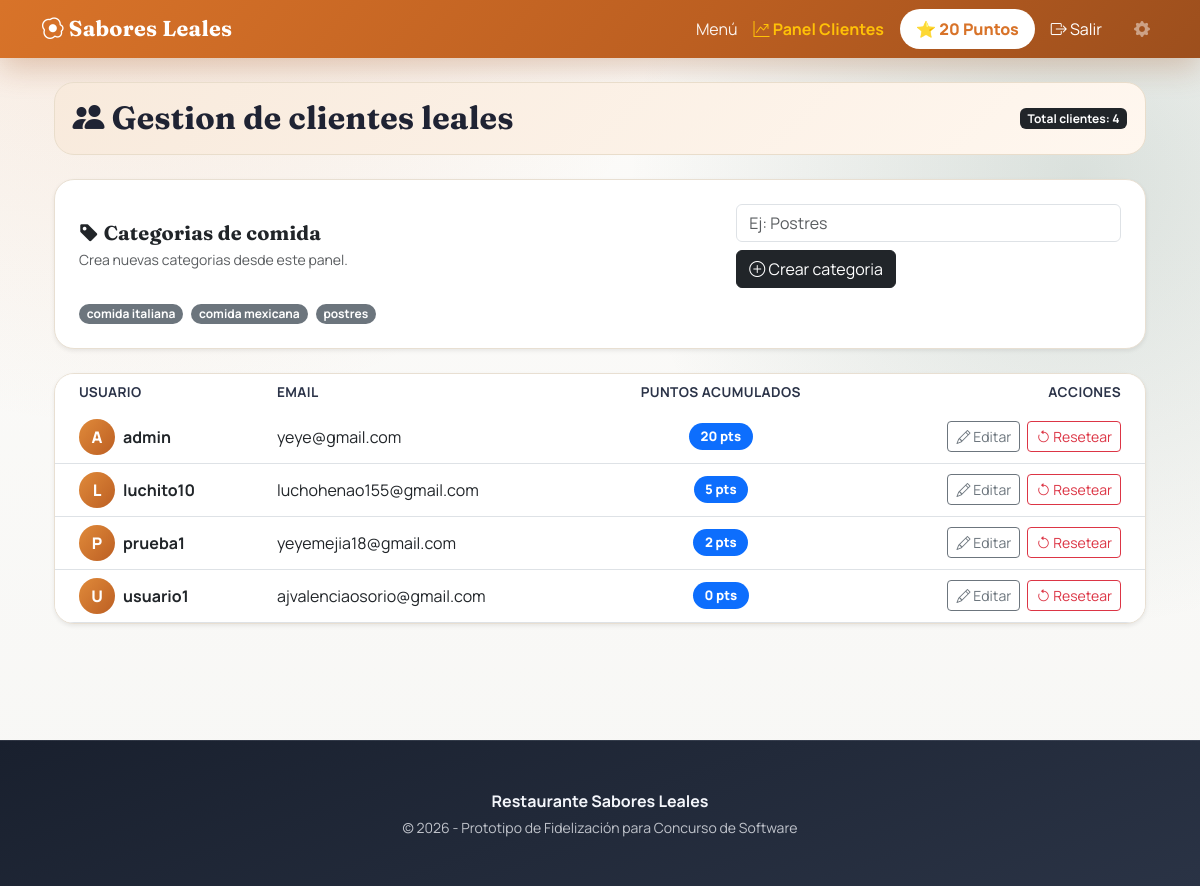
The app's page /panel-control/ (signed in) with its own data.
### gestion/models.py (models this page shows, shortened)
class Categoria(models.Model):
    nombre = models.CharField(max_length=100)

class PerfilCliente(models.Model):
    user = models.OneToOneField(User, on_delete=models.CASCADE)
    puntos = models.PositiveIntegerField(default=0)
    telefono = models.CharField(max_length=15)

### gestion/views.py (the view, shortened to what this page needs)
# urls.py: path('panel-control/', views.panel_admin_puntos, name='panel_admin'),
@user_passes_test(lambda u: u.is_superuser)
def panel_admin_puntos(request):
    clientes = PerfilCliente.objects.all().order_by('-puntos')
    categorias = Categoria.objects.all().order_by('nombre')
    return render(request, 'gestion/admin_puntos.html', {'clientes': clientes, 'categorias': categorias})

### gestion/context_processors.py (called while the page is built)
def puntos_usuario(request):
    if not request.user.is_authenticated:
        return {"puntos_usuario": 0}
    perfil, _ = PerfilCliente.objects.get_or_create(user=request.user)
    return {"puntos_usuario": perfil.puntos}

### templates/gestion/admin_puntos.html (shortened to what this page needs)
{% extends 'gestion/base.html' %}
{% block content %}
<div class="container mt-4">
    <div class="d-flex justify-content-between align-items-center mb-4 panel-head">
        <h2 class="fw-bold mb-0"><i class="bi bi-people-fill"></i> Gestion de clientes leales</h2>
        <span class="badge text-bg-dark">Total clientes: {{ clientes.count }}</span>
    </div>
    <div class="card shadow-sm panel-wrap mb-4">
        <div class="card-body p-4">
            <div class="d-flex justify-content-between align-items-center flex-wrap gap-3">
                <div>
                    <h5 class="fw-bold mb-1"><i class="bi bi-tag-fill"></i> Categorias de comida</h5>
                    <p class="text-muted small mb-0">Crea nuevas categorias desde este panel.</p>
                </div>
                <form method="post" class="d-flex gap-2 flex-wrap">
                    <input type="text" name="nombre_categoria" class="form-control" placeholder="Ej: Postres" required>
                    <button type="submit" class="btn btn-dark">
                        <i class="bi bi-plus-circle"></i> Crear categoria
                    </button>
                </form>
            </div>
            {% if categorias %}
                <div class="d-flex flex-wrap gap-2 mt-3">
                    {% for categoria in categorias %}
                        <span class="badge rounded-pill text-bg-secondary">{{ categoria.nombre }}</span>
                    {% endfor %}
                </div>
            {% endif %}
        </div>
    </div>
    <div class="card shadow-sm panel-wrap">
        <div class="card-body p-0">
            <div class="table-responsive">
                <table class="table table-hover align-middle mb-0">
                    <thead>
                        <tr>
                            <th class="ps-4">Usuario</th>
                            <th>Email</th>
                            <th class="text-center">Puntos acumulados</th>
                            <th class="text-end pe-4">Acciones</th>
                        </tr>
                    </thead>
                    <tbody>
                        {% for perfil in clientes %}
                        <tr>
                            <td class="ps-4">
                                <div class="d-flex align-items-center">
                                    <div class="avatar-pill me-2">
                                        {{ perfil.user.username|slice:":1"|upper }}
                                    </div>
                                    <span class="fw-bold">{{ perfil.user.username }}</span>
                                </div>
                            </td>
                            <td>{{ perfil.user.email }}</td>
                            <td class="text-center">
                                <span class="badge points-tag {% if perfil.puntos > 100 %}text-bg-success{% else %}text-bg-primary{% endif %}">
                                    {{ perfil.puntos }} pts
                                </span>
                            </td>
                            <td class="text-end pe-4">
                                <a href="/admin/auth/user/{{ perfil.user.id }}/change/" target="_blank" class="btn btn-sm btn-outline-secondary me-1">
                                    <i class="bi bi-pencil"></i> Editar
                                </a>
                                <form method="post" class="d-inline">
                                    <button type="submit" class="btn btn-sm btn-outline-danger" onclick="return confirm('Se reiniciaran los puntos de este cliente. Deseas continuar?');">
                                        <i class="bi bi-arrow-counterclockwise"></i> Resetear
                                    </button>
                                </form>
                            </td>
                        </tr>
                        {% empty %}
                        <tr>
                            <td colspan="4" class="text-center py-5 text-muted">Aun no hay clientes registrados.</td>
                        </tr>
                        {% endfor %}
                    </tbody>
                </table>
            </div>
        </div>
    </div>
</div>
{% endblock %}

### templates/gestion/base.html (style rules this page uses)
:root { --ink: #1f2333; --muted: #5f6679; --paper: #f7f7f5; --cream: #fff8ee; --amber: #d87329; --amber-deep: #a94f1c; --olive: #2c5a4a; --line: #e8dfd2; --surface: #ffffff; --shadow: 0 16px 40px rgba(18, 23, 35, 0.12); }
body { font-family: "Manrope", sans-serif; color: var(--ink); background: radial-gradient(circle at 10% -20%, rgba(216, 115, 41, 0.16), transparent 40%), radial-gradient(circle at 90% 20%, rgba(44, 90, 74, 0.16), transparent 35%), linear-gradient(180deg, #fcfbf9 0%, var(--paper) 100%); min-height: 100vh; }
h1, h2, h3, h4, h5 { font-family: "Fraunces", serif; letter-spacing: 0.2px; }

### templates/gestion/admin_puntos.html (style rules this page uses)
.panel-head { background: linear-gradient(135deg, #f8eadc 0%, #fff7ef 100%); border: 1px solid #e9ddcb; border-radius: 20px; padding: 1rem 1.1rem; }
.panel-wrap { border: 1px solid #e8dfd2; border-radius: 20px; overflow: hidden; }
.table thead { background: #f2ede4; }
.table thead th { color: #2b3348; font-size: 0.85rem; text-transform: uppercase; letter-spacing: 0.4px; border-bottom-width: 0; }
.avatar-pill { width: 36px; height: 36px; border-radius: 50%; display: grid; place-items: center; background: linear-gradient(130deg, #e08a3a 0%, #bc5f23 100%); color: #fff; font-weight: 800; }
.points-tag { border-radius: 999px; padding: 0.42rem 0.72rem; font-weight: 800; font-size: 0.82rem; }

### records on screen
Categoria: nombre "comida italiana"
Categoria: nombre "comida mexicana"
Categoria: nombre "postres"
PerfilCliente: user.username "A", user.username "admin", user.email "yeye@gmail.com", puntos "20"
PerfilCliente: user.username "L", user.username "luchito10", user.email "luchohenao155@gmail.com", puntos "5"
PerfilCliente: user.username "P", user.username "prueba1", user.email "yeyemejia18@gmail.com", puntos "2"
PerfilCliente: user.username "U", user.username "usuario1", user.email "ajvalenciaosorio@gmail.com", puntos "0"

### other values on screen
{{ puntos_usuario|default:0 }} "20"
{{ clientes.count }} "4"
